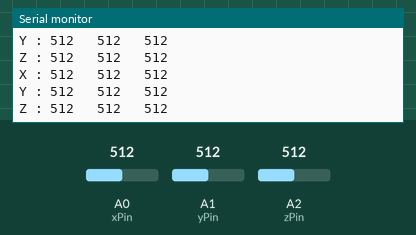
Bench run of a sketch on a simulated Arduino Uno, built with avr-gcc and run on an emulated ATmega328P. Shown: the last lines printed to the serial monitor. The inputs (shaded band) are chosen by the test bench; at power-on: A0 (xPin) = 512, A1 (yPin) = 512, A2 (zPin) = 512.

Above: at 1.2 s.
1.3 s: A0 (xPin) set to 981
At 1.7 s:
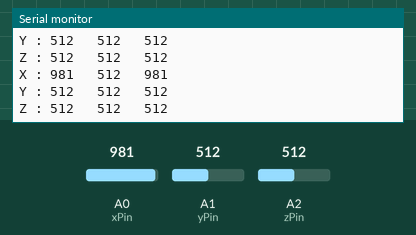
2.8 s: A0 (xPin) set to 1008
At 3.21 s:
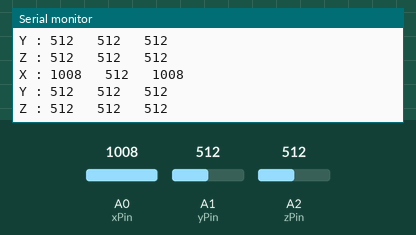
Timing chart, 0 to 5.8 s (numbered marks = the images above; inputs shaded):
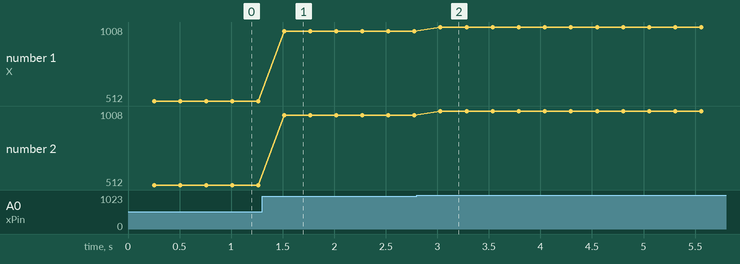

The sketch:

eggs_etalon.ino
```cpp
#define xPin A0
#define yPin A1
#define zPin A2

#define xmax 425
#define ymax 425
#define zmax 425
#define xmin 280
#define ymin 280
#define zmin 283

void setup(){
  pinMode(xPin, INPUT);
  pinMode(yPin, INPUT);
  pinMode(zPin, INPUT);

  Serial.begin(115200);
}

void loop(){
  static int pin[3] = { xPin,  yPin,  zPin};
  static int MAX[3] = {-1024, -1024, -1024};
  static int MIN[3] = { 1024,  1024,  1024};
  static long int temp = millis();
  int mes[3];
  for(int k = 0; k<3; k++){
    mes[k] = analogRead(pin[k]);
    if(mes[k] > MAX[k]){
      MAX[k] = mes[k];
    } else if(mes[k] < MIN[k]){
      MIN[k] = mes[k];
    }
  }
  if(millis() - temp > 250){
    Serial.print("X : ");
    Serial.print(mes[0]);
    Serial.print("   ");
    Serial.print(MIN[0]);
    Serial.print("   ");
    Serial.println(MAX[0]);
    Serial.print("Y : ");
    Serial.print(mes[1]);
    Serial.print("   ");
    Serial.print(MIN[1]);
    Serial.print("   ");
    Serial.println(MAX[1]);
    Serial.print("Z : ");
    Serial.print(mes[2]);
    Serial.print("   ");
    Serial.print(MIN[2]);
    Serial.print("   ");
    Serial.println(MAX[2]);
    Serial.println("");
    temp = millis();
  }
}
```

Measured:
- after the input at 1.3 s, the serial monitor: prints a new line after 0.21 s (image 1)
- after the input at 2.8 s, the serial monitor: prints a new line after 0.23 s (image 2)
- plotted number 1: 512 → 981 after the input at 1.3 s, 981 → 1008 after the input at 2.8 s
- plotted number 2: 512 → 981 after the input at 1.3 s, 981 → 1008 after the input at 2.8 s
